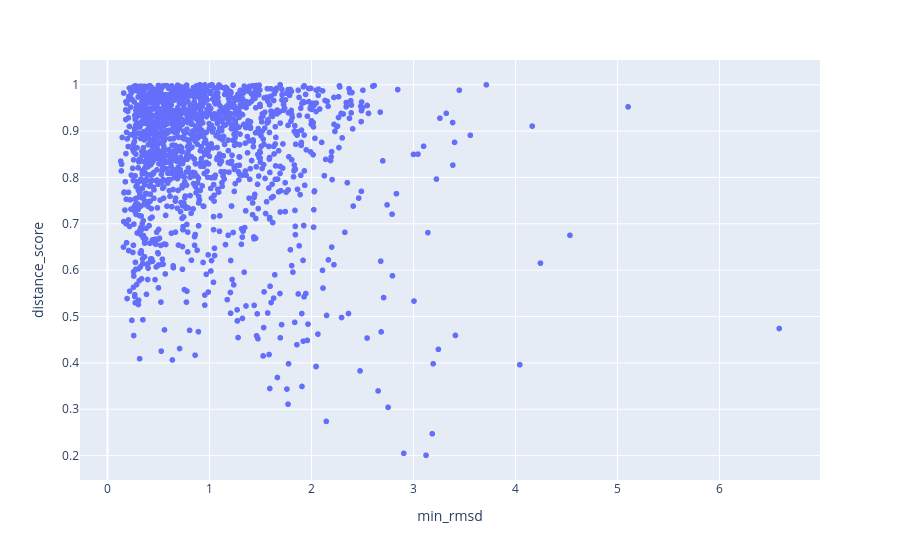

The notebook cell this image was saved under:
### Code cell
px.scatter(score_df, x="min_rmsd", y="distance_score")

### Figure 1 — Plotly figure (JSON) as saved in the notebook; plotly's stock layout.template omitted (floating-point values rounded to 4 significant figures; data arrays with more than 128 entries replaced by an {"elided": "..."} marker saying what was removed)
{"data": [{"hovertemplate": "min_rmsd=%{x}<br>distance_score=%{y}<extra></extra>", "legendgroup": "", "marker": {"color": "#636efa", "symbol": "circle"}, "mode": "markers", "name": "", "showlegend": false, "type": "scattergl", "x": {"elided": "1518 float values"}, "xaxis": "x", "y": {"elided": "1518 float values"}, "yaxis": "y"}], "layout": {"legend": {"tracegroupgap": 0}, "margin": {"t": 60}, "xaxis": {"anchor": "y", "domain": [0, 1], "title": {"text": "min_rmsd"}}, "yaxis": {"anchor": "x", "domain": [0, 1], "title": {"text": "distance_score"}}}}
